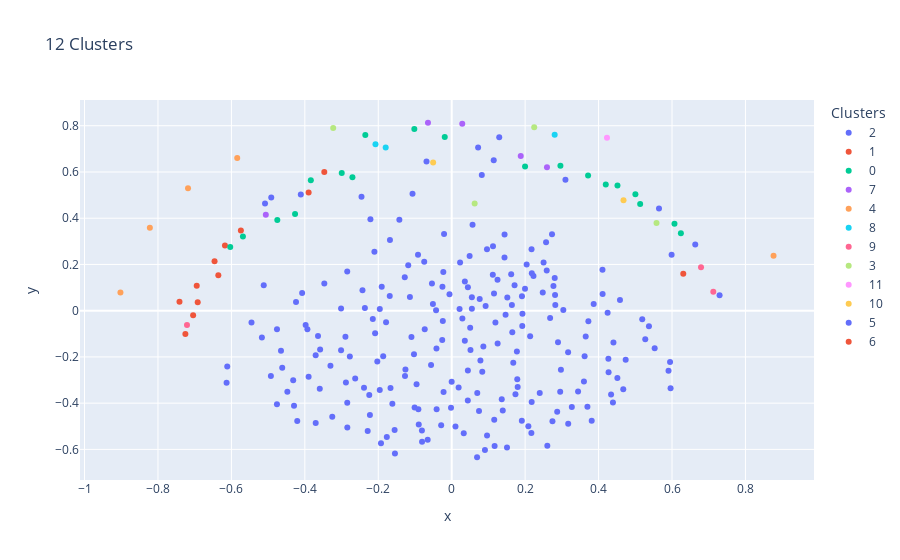
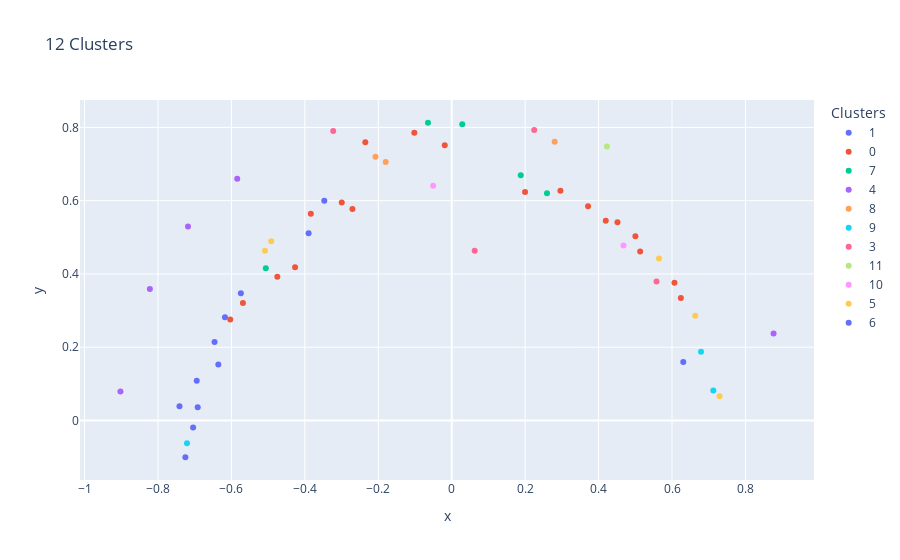

Here is the notebook cell these charts were saved with, in order:
### Code cell
silhouette_totals = []
path = "/home/user/Documents/algorithms_in_structural_biology/Final/Pockets30_Agglomerative"
try:
    os.makedirs(path, exist_ok=True)
except OSError:
    print ("Creation of the directory %s failed" % path)
else:
    print("Successfully created the directory %s" % path)
    
    
K = range(12,13)
for i in K:
    cluster = AgglomerativeClustering(n_clusters=i,affinity='precomputed', linkage='average')
    cluster.fit(disimil_matrix)
    create_histogram(cluster.labels_,i)
    path = "/home/user/Documents/algorithms_in_structural_biology/Final/Pockets30_Agglomerative/Cluster"+str(i)
    try:
        os.makedirs(path, exist_ok=True)
    except OSError:
        print ("Creation of the directory %s failed" % path)
        
    create_clusters_file(cluster.labels_,i)
    print("~~~~~~~~~~~~~~~~~~~~~~~~~~~~~~~~~~~~~~~~~~ Cluster "+str(i)+" ~~~~~~~~~~~~~~~~~~~~~~~~~~~~~~~~~~~~~~~~~~~~~~~~~~~~~~")
    ###### plot 1 ################
    data_kinases_manifold = create_manifold(cluster.labels_)
    fig = px.scatter(data_kinases_manifold, x="x", y="y", color="Clusters", hover_data=["Pockets"],title=str(i)+' Clusters')
#     , size='size'
    fig.write_html("agglomerative2D.html")
    fig.show()
    ###### plot 1.1 ################
    data_kinases_manifold_outliers = create_manifold_with_outliers(cluster.labels_)
    fig = px.scatter(data_kinases_manifold_outliers, x="x", y="y", color="Clusters", hover_data=["Pockets"],title=str(i)+' Clusters')
#     , size='size'
    fig.show()
    ###### plot 2 ################
    fig = px.scatter_3d(data_kinases_manifold, x='x', y='y',
              color="Clusters",range_z = (0, 300),hover_data=["Pockets"], title=str(i)+' Clusters')
#     , z='size'
    fig.show()
    ##### plot 3 ###############
    plt.figure(figsize=(10, 8), dpi=80)
    plt.scatter(mds_coords[:,0],mds_coords[:,1], c=cluster.labels_, cmap='rainbow')
    #     facecolors = 'red', edgecolors = 'none')  # points in white (invisible)
    labels = kinase_names
    for label, x, y in zip(labels, mds_coords[:,0], mds_coords[:,1]):
        plt.annotate(label, (x,y), xycoords = 'data')
    plt.xlabel('First Dimension')
    plt.ylabel('Second Dimension')
    plt.title(str(i)+" Clusters")   
    plt.show()
    silhouette_totals.append(metrics.silhouette_score(disimil_matrix, cluster.labels_, metric='precomputed'))

### Figure 1 — Plotly figure (JSON) as saved in the notebook; plotly's stock layout.template omitted (floating-point values rounded to 4 significant figures; data arrays with more than 128 entries replaced by an {"elided": "..."} marker saying what was removed)
{"data": [{"customdata": {"elided": "217x1 str values"}, "hovertemplate": "Clusters=2<br>x=%{x}<br>y=%{y}<br>Pockets=%{customdata[0]}<extra></extra>", "legendgroup": "2", "marker": {"color": "#636efa", "symbol": "circle"}, "mode": "markers", "name": "2", "orientation": "v", "showlegend": true, "type": "scatter", "x": {"elided": "217 float values"}, "xaxis": "x", "y": {"elided": "217 float values"}, "yaxis": "y"}, {"customdata": [["1fmk_2"], ["2xir_2"], ["2y4i_3"], ["3aln_2"], ["3gp0_2"], ["3hng_2"], ["4agu_2"], ["4itj_1"], ["4y85_2"], ["4yz9_1"], ["5hu9_2"]], "hovertemplate": "Clusters=1<br>x=%{x}<br>y=%{y}<br>Pockets=%{customdata[0]}<extra></extra>", "legendgroup": "1", "marker": {"color": "#EF553B", "symbol": "circle"}, "mode": "markers", "name": "1", "orientation": "v", "showlegend": true, "type": "scatter", "x": [-0.3897, -0.5743, -0.7414, -0.6945, -0.6459, -0.6176, -0.7043, -0.6918, -0.6356, -0.7254, 0.6307], "xaxis": "x", "y": [0.5114, 0.3473, 0.039, 0.1084, 0.2143, 0.2816, -0.01932, 0.03633, 0.1529, -0.1004, 0.1594], "yaxis": "y"}, {"customdata": [["1p4o_1"], ["1tki_1"], ["1u59_2"], ["1vzo_1"], ["2acx_1"], ["2acx_2"], ["2vz6_2"], ["2wel_2"], ["3dtc_2"], ["3e7o_1"], ["3hmi_2"], ["3iec_2"], ["3kmu_2"], ["3q4u_2"], ["4l42_1"], ["4tnd_3"], ["4tnd_4"], ["4yhj_2"], ["4z55_2"]], "hovertemplate": "Clusters=0<br>x=%{x}<br>y=%{y}<br>Pockets=%{customdata[0]}<extra></extra>", "legendgroup": "0", "marker": {"color": "#00cc96", "symbol": "circle"}, "mode": "markers", "name": "0", "orientation": "v", "showlegend": true, "type": "scatter", "x": [0.3715, 0.4196, 0.5133, -0.5686, 0.2961, -0.1018, 0.4515, -0.3837, -0.2353, 0.5003, 0.6242, 0.1998, 0.6067, -0.2995, -0.6032, -0.01895, -0.475, -0.4266, -0.2704], "xaxis": "x", "y": [0.5848, 0.5454, 0.4613, 0.3205, 0.627, 0.7858, 0.5411, 0.5647, 0.7596, 0.5033, 0.3347, 0.624, 0.3758, 0.5954, 0.2756, 0.7516, 0.3923, 0.4183, 0.5772], "yaxis": "y"}, {"customdata": [["1xjd_2"], ["3v5w_3"], ["4tnd_1"], ["4yhj_3"], ["5k00_1"]], "hovertemplate": "Clusters=7<br>x=%{x}<br>y=%{y}<br>Pockets=%{customdata[0]}<extra></extra>", "legendgroup": "7", "marker": {"color": "#ab63fa", "symbol": "circle"}, "mode": "markers", "name": "7", "orientation": "v", "showlegend": true, "type": "scatter", "x": [0.188, 0.02872, -0.5063, -0.06465, 0.2595], "xaxis": "x", "y": [0.6694, 0.8091, 0.4153, 0.8129, 0.6204], "yaxis": "y"}, {"customdata": [["2f57_1"], ["4asz_1"], ["4asz_2"], ["4asz_3"], ["4ymj_1"]], "hovertemplate": "Clusters=4<br>x=%{x}<br>y=%{y}<br>Pockets=%{customdata[0]}<extra></extra>", "legendgroup": "4", "marker": {"color": "#FFA15A", "symbol": "circle"}, "mode": "markers", "name": "4", "orientation": "v", "showlegend": true, "type": "scatter", "x": [-0.5842, 0.8766, -0.8221, -0.9022, -0.7182], "xaxis": "x", "y": [0.6599, 0.2373, 0.3591, 0.079, 0.5297], "yaxis": "y"}, {"customdata": [["2fst_1"], ["4qtb_2"], ["4zzn_2"]], "hovertemplate": "Clusters=8<br>x=%{x}<br>y=%{y}<br>Pockets=%{customdata[0]}<extra></extra>", "legendgroup": "8", "marker": {"color": "#19d3f3", "symbol": "circle"}, "mode": "markers", "name": "8", "orientation": "v", "showlegend": true, "type": "scatter", "x": [0.2804, -0.2076, -0.1798], "xaxis": "x", "y": [0.7613, 0.7199, 0.7056], "yaxis": "y"}, {"customdata": [["2y4i_2"], ["4crs_2"], ["5li9_2"]], "hovertemplate": "Clusters=9<br>x=%{x}<br>y=%{y}<br>Pockets=%{customdata[0]}<extra></extra>", "legendgroup": "9", "marker": {"color": "#FF6692", "symbol": "circle"}, "mode": "markers", "name": "9", "orientation": "v", "showlegend": true, "type": "scatter", "x": [-0.721, 0.6791, 0.7125], "xaxis": "x", "y": [-0.06222, 0.1874, 0.08174], "yaxis": "y"}, {"customdata": [["3s95_1"], ["3soc_2"], ["3v5w_1"], ["6bru_1"]], "hovertemplate": "Clusters=3<br>x=%{x}<br>y=%{y}<br>Pockets=%{customdata[0]}<extra></extra>", "legendgroup": "3", "marker": {"color": "#B6E880", "symbol": "circle"}, "mode": "markers", "name": "3", "orientation": "v", "showlegend": true, "type": "scatter", "x": [-0.3228, 0.2247, 0.06252, 0.5579], "xaxis": "x", "y": [0.7907, 0.7931, 0.4633, 0.3796], "yaxis": "y"}, {"customdata": [["3v5w_2"]], "hovertemplate": "Clusters=11<br>x=%{x}<br>y=%{y}<br>Pockets=%{customdata[0]}<extra></extra>", "legendgroup": "11", "marker": {"color": "#FF97FF", "symbol": "circle"}, "mode": "markers", "name": "11", "orientation": "v", "showlegend": true, "type": "scatter", "x": [0.4229], "xaxis": "x", "y": [0.7481], "yaxis": "y"}, {"customdata": [["4l00_1"], ["6cz4_2"]], "hovertemplate": "Clusters=10<br>x=%{x}<br>y=%{y}<br>Pockets=%{customdata[0]}<extra></extra>", "legendgroup": "10", "marker": {"color": "#FECB52", "symbol": "circle"}, "mode": "markers", "name": "10", "orientation": "v", "showlegend": true, "type": "scatter", "x": [0.4679, -0.05054], "xaxis": "x", "y": [0.4775, 0.6407], "yaxis": "y"}, {"customdata": [["4qpm_2"], ["4yfi_2"], ["5grn_2"], ["5j5t_2"], ["6eim_2"]], "hovertemplate": "Clusters=5<br>x=%{x}<br>y=%{y}<br>Pockets=%{customdata[0]}<extra></extra>", "legendgroup": "5", "marker": {"color": "#636efa", "symbol": "circle"}, "mode": "markers", "name": "5", "orientation": "v", "showlegend": true, "type": "scatter", "x": [0.5645, 0.6633, -0.4915, -0.5085, 0.7296], "xaxis": "x", "y": [0.4424, 0.286, 0.4892, 0.4635, 0.06634], "yaxis": "y"}, {"customdata": [["5xs2_2"]], "hovertemplate": "Clusters=6<br>x=%{x}<br>y=%{y}<br>Pockets=%{customdata[0]}<extra></extra>", "legendgroup": "6", "marker": {"color": "#EF553B", "symbol": "circle"}, "mode": "markers", "name": "6", "orientation": "v", "showlegend": true, "type": "scatter", "x": [-0.347], "xaxis": "x", "y": [0.5999], "yaxis": "y"}], "layout": {"legend": {"title": {"text": "Clusters"}, "tracegroupgap": 0}, "title": {"text": "12 Clusters"}, "xaxis": {"anchor": "y", "domain": [0, 1], "title": {"text": "x"}}, "yaxis": {"anchor": "x", "domain": [0, 1], "title": {"text": "y"}}}}

### Figure 2 — Plotly figure (JSON) as saved in the notebook; plotly's stock layout.template omitted (floating-point values rounded to 4 significant figures)
{"data": [{"customdata": [["1fmk_2"], ["2xir_2"], ["2y4i_3"], ["3aln_2"], ["3gp0_2"], ["3hng_2"], ["4agu_2"], ["4itj_1"], ["4y85_2"], ["4yz9_1"], ["5hu9_2"]], "hovertemplate": "Clusters=1<br>x=%{x}<br>y=%{y}<br>Pockets=%{customdata[0]}<extra></extra>", "legendgroup": "1", "marker": {"color": "#636efa", "symbol": "circle"}, "mode": "markers", "name": "1", "orientation": "v", "showlegend": true, "type": "scatter", "x": [-0.3897, -0.5743, -0.7414, -0.6945, -0.6459, -0.6176, -0.7043, -0.6918, -0.6356, -0.7254, 0.6307], "xaxis": "x", "y": [0.5114, 0.3473, 0.039, 0.1084, 0.2143, 0.2816, -0.01932, 0.03633, 0.1529, -0.1004, 0.1594], "yaxis": "y"}, {"customdata": [["1p4o_1"], ["1tki_1"], ["1u59_2"], ["1vzo_1"], ["2acx_1"], ["2acx_2"], ["2vz6_2"], ["2wel_2"], ["3dtc_2"], ["3e7o_1"], ["3hmi_2"], ["3iec_2"], ["3kmu_2"], ["3q4u_2"], ["4l42_1"], ["4tnd_3"], ["4tnd_4"], ["4yhj_2"], ["4z55_2"]], "hovertemplate": "Clusters=0<br>x=%{x}<br>y=%{y}<br>Pockets=%{customdata[0]}<extra></extra>", "legendgroup": "0", "marker": {"color": "#EF553B", "symbol": "circle"}, "mode": "markers", "name": "0", "orientation": "v", "showlegend": true, "type": "scatter", "x": [0.3715, 0.4196, 0.5133, -0.5686, 0.2961, -0.1018, 0.4515, -0.3837, -0.2353, 0.5003, 0.6242, 0.1998, 0.6067, -0.2995, -0.6032, -0.01895, -0.475, -0.4266, -0.2704], "xaxis": "x", "y": [0.5848, 0.5454, 0.4613, 0.3205, 0.627, 0.7858, 0.5411, 0.5647, 0.7596, 0.5033, 0.3347, 0.624, 0.3758, 0.5954, 0.2756, 0.7516, 0.3923, 0.4183, 0.5772], "yaxis": "y"}, {"customdata": [["1xjd_2"], ["3v5w_3"], ["4tnd_1"], ["4yhj_3"], ["5k00_1"]], "hovertemplate": "Clusters=7<br>x=%{x}<br>y=%{y}<br>Pockets=%{customdata[0]}<extra></extra>", "legendgroup": "7", "marker": {"color": "#00cc96", "symbol": "circle"}, "mode": "markers", "name": "7", "orientation": "v", "showlegend": true, "type": "scatter", "x": [0.188, 0.02872, -0.5063, -0.06465, 0.2595], "xaxis": "x", "y": [0.6694, 0.8091, 0.4153, 0.8129, 0.6204], "yaxis": "y"}, {"customdata": [["2f57_1"], ["4asz_1"], ["4asz_2"], ["4asz_3"], ["4ymj_1"]], "hovertemplate": "Clusters=4<br>x=%{x}<br>y=%{y}<br>Pockets=%{customdata[0]}<extra></extra>", "legendgroup": "4", "marker": {"color": "#ab63fa", "symbol": "circle"}, "mode": "markers", "name": "4", "orientation": "v", "showlegend": true, "type": "scatter", "x": [-0.5842, 0.8766, -0.8221, -0.9022, -0.7182], "xaxis": "x", "y": [0.6599, 0.2373, 0.3591, 0.079, 0.5297], "yaxis": "y"}, {"customdata": [["2fst_1"], ["4qtb_2"], ["4zzn_2"]], "hovertemplate": "Clusters=8<br>x=%{x}<br>y=%{y}<br>Pockets=%{customdata[0]}<extra></extra>", "legendgroup": "8", "marker": {"color": "#FFA15A", "symbol": "circle"}, "mode": "markers", "name": "8", "orientation": "v", "showlegend": true, "type": "scatter", "x": [0.2804, -0.2076, -0.1798], "xaxis": "x", "y": [0.7613, 0.7199, 0.7056], "yaxis": "y"}, {"customdata": [["2y4i_2"], ["4crs_2"], ["5li9_2"]], "hovertemplate": "Clusters=9<br>x=%{x}<br>y=%{y}<br>Pockets=%{customdata[0]}<extra></extra>", "legendgroup": "9", "marker": {"color": "#19d3f3", "symbol": "circle"}, "mode": "markers", "name": "9", "orientation": "v", "showlegend": true, "type": "scatter", "x": [-0.721, 0.6791, 0.7125], "xaxis": "x", "y": [-0.06222, 0.1874, 0.08174], "yaxis": "y"}, {"customdata": [["3s95_1"], ["3soc_2"], ["3v5w_1"], ["6bru_1"]], "hovertemplate": "Clusters=3<br>x=%{x}<br>y=%{y}<br>Pockets=%{customdata[0]}<extra></extra>", "legendgroup": "3", "marker": {"color": "#FF6692", "symbol": "circle"}, "mode": "markers", "name": "3", "orientation": "v", "showlegend": true, "type": "scatter", "x": [-0.3228, 0.2247, 0.06252, 0.5579], "xaxis": "x", "y": [0.7907, 0.7931, 0.4633, 0.3796], "yaxis": "y"}, {"customdata": [["3v5w_2"]], "hovertemplate": "Clusters=11<br>x=%{x}<br>y=%{y}<br>Pockets=%{customdata[0]}<extra></extra>", "legendgroup": "11", "marker": {"color": "#B6E880", "symbol": "circle"}, "mode": "markers", "name": "11", "orientation": "v", "showlegend": true, "type": "scatter", "x": [0.4229], "xaxis": "x", "y": [0.7481], "yaxis": "y"}, {"customdata": [["4l00_1"], ["6cz4_2"]], "hovertemplate": "Clusters=10<br>x=%{x}<br>y=%{y}<br>Pockets=%{customdata[0]}<extra></extra>", "legendgroup": "10", "marker": {"color": "#FF97FF", "symbol": "circle"}, "mode": "markers", "name": "10", "orientation": "v", "showlegend": true, "type": "scatter", "x": [0.4679, -0.05054], "xaxis": "x", "y": [0.4775, 0.6407], "yaxis": "y"}, {"customdata": [["4qpm_2"], ["4yfi_2"], ["5grn_2"], ["5j5t_2"], ["6eim_2"]], "hovertemplate": "Clusters=5<br>x=%{x}<br>y=%{y}<br>Pockets=%{customdata[0]}<extra></extra>", "legendgroup": "5", "marker": {"color": "#FECB52", "symbol": "circle"}, "mode": "markers", "name": "5", "orientation": "v", "showlegend": true, "type": "scatter", "x": [0.5645, 0.6633, -0.4915, -0.5085, 0.7296], "xaxis": "x", "y": [0.4424, 0.286, 0.4892, 0.4635, 0.06634], "yaxis": "y"}, {"customdata": [["5xs2_2"]], "hovertemplate": "Clusters=6<br>x=%{x}<br>y=%{y}<br>Pockets=%{customdata[0]}<extra></extra>", "legendgroup": "6", "marker": {"color": "#636efa", "symbol": "circle"}, "mode": "markers", "name": "6", "orientation": "v", "showlegend": true, "type": "scatter", "x": [-0.347], "xaxis": "x", "y": [0.5999], "yaxis": "y"}], "layout": {"legend": {"title": {"text": "Clusters"}, "tracegroupgap": 0}, "title": {"text": "12 Clusters"}, "xaxis": {"anchor": "y", "domain": [0, 1], "title": {"text": "x"}}, "yaxis": {"anchor": "x", "domain": [0, 1], "title": {"text": "y"}}}}
